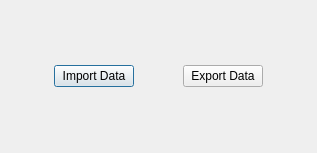
<?xml version="1.0" encoding="UTF-8"?>
<ui version="4.0">
 <class>Dialog</class>
 <widget class="QDialog" name="Dialog">
  <property name="geometry">
   <rect>
    <x>0</x>
    <y>0</y>
    <width>317</width>
    <height>153</height>
   </rect>
  </property>
  <property name="windowTitle">
   <string>Dialog</string>
  </property>
  <layout class="QHBoxLayout" name="horizontalLayout">
   <item>
    <widget class="QPushButton" name="pushButton">
     <property name="maximumSize">
      <size>
       <width>80</width>
       <height>16777215</height>
      </size>
     </property>
     <property name="text">
      <string>Import Data</string>
     </property>
    </widget>
   </item>
   <item>
    <widget class="QPushButton" name="pushButton_2">
     <property name="maximumSize">
      <size>
       <width>80</width>
       <height>16777215</height>
      </size>
     </property>
     <property name="text">
      <string>Export Data</string>
     </property>
    </widget>
   </item>
  </layout>
 </widget>
 <resources/>
 <connections/>
</ui>
